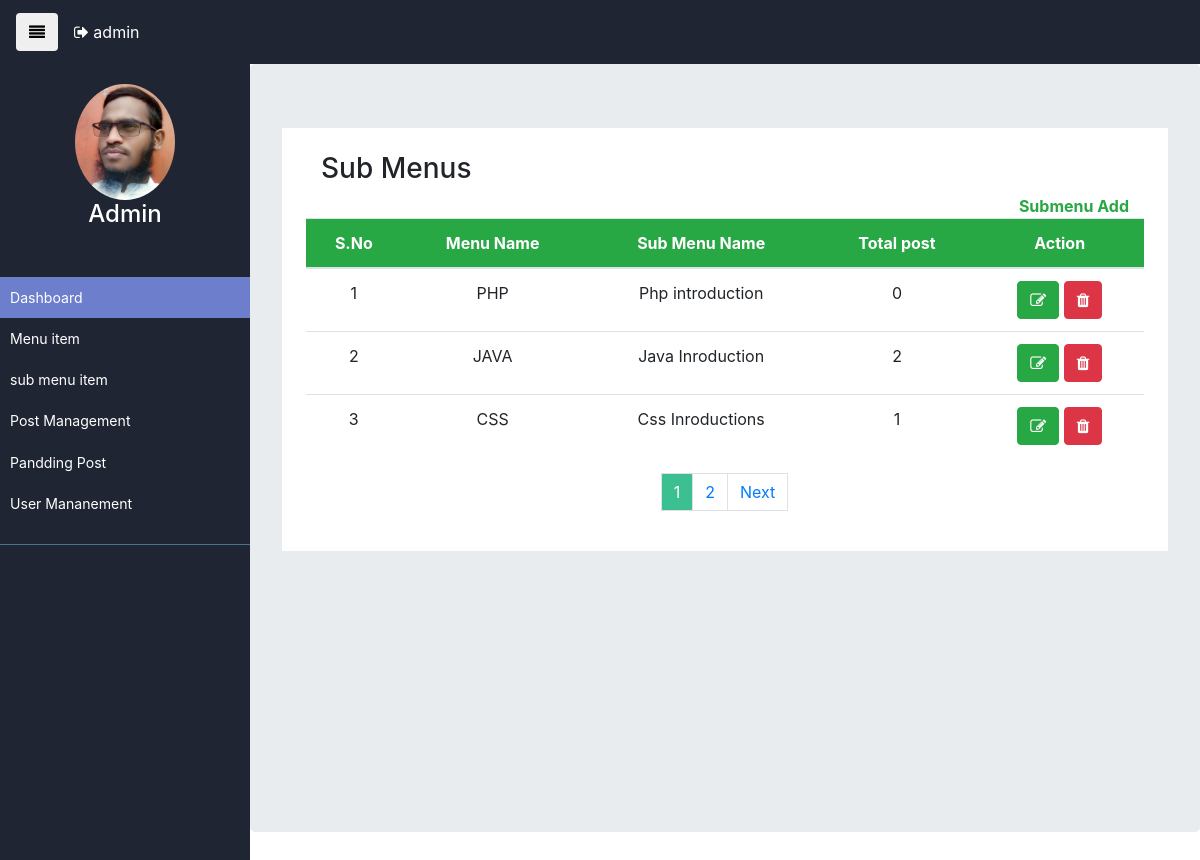
The app's page /admin/submenu.php (signed in) with its own data.
### tables this page shows
CREATE TABLE `sub_menu` (
  `submenu_id` int(11) NOT NULL,
  `menu_id` varchar(20) NOT NULL,
  `submenu_name` varchar(255) NOT NULL,
  `post_count` int(200) NOT NULL
);

CREATE TABLE `menus` (
  `menu_id` int(11) NOT NULL,
  `menu_name` varchar(255) NOT NULL,
  `post_count` varchar(1000) NOT NULL
);

### admin/submenu.php (the view, shortened to what this page needs)
<?php include('includes/top_header.php');?>
<?php include('includes/top_navbar.php');?>
<div class="wrapper">
<?php include('includes/side_navbar.php');?>
    <div id="content" class="jumbotron">
        <div class="container-fluid bg-white p-4">
         <div class="container">
           <h3 class="">Sub Menus</h3>
           <strong><a href="submenu_add.php" class="float-right  text-success">Submenu Add</a></strong>
         </div>
           <table class="table table-hover text-center">
				<thead class="bg-success text-white">
					<tr>
						<th>S.No</th>
						<th>Menu Name</th>
						<th>Sub Menu Name</th>
						<th>Total post</th>
						<th>Action</th>
					</tr>
				</thead>
				<tbody>
<?php
include 'database/db_connect.php';
$pagi_limit = 3;
if (isset($_REQUEST['page'])) {
  $page_numbar = $_REQUEST['page'];
}else{
  $page_numbar = 1;
}
$offset = ($page_numbar -1)* $pagi_limit;
$menulistqry="SELECT sub_menu.submenu_id,sub_menu.submenu_name, sub_menu.post_count, menus.menu_id,menus.menu_name FROM `sub_menu` LEFT JOIN menus ON sub_menu.menu_id = menus.menu_id WHERE submenu_id LIMIT {$offset},{$pagi_limit}";
$menulistres=mysqli_query($con,$menulistqry);
$serial = 1;
while ($menudata=mysqli_fetch_assoc($menulistres)) {
?>
						<tr>
							<td><?php echo $serial++?></td>
							<td><?php echo $menudata['menu_name'];?></td>
							<td><?php echo $menudata['submenu_name'];?></td>
							<td><?php echo $menudata['post_count'];?></td>
							<td>
							  <a class="btn btn-success" href="update_submenu.php?submenu_id=<?php echo $menudata['submenu_id']?>"><i class="fa fa-edit"></i></a>
				              <a class="btn btn-danger" href="delete_submenu.php?id=<?php echo $menudata['submenu_id']?>"><i class="fa fa-trash" aria-hidden="true"></i></a>
				            </td>
							</tr>
<?php
}
?>
				</tbody>
			</table>
<?php
$pagi_post  ="SELECT * FROM sub_menu";
$pagi_query =mysqli_query($con, $pagi_post);
$pagi_result=mysqli_num_rows($pagi_query);
if ($pagi_result) {
  $rec_total  = mysqli_num_rows($pagi_query);
  $page_total = ceil($rec_total/$pagi_limit);
     echo"<ul class='pagination justify-content-center'>";
     for ($i=1; $i <= $page_total; $i++) {
      if ($i== $page_numbar) {
        $active ="active";
      }else{
        $active ="";
      }
      echo'<li  class='.$active.'><a class="page-link" href="submenu.php?page='.$i.'">'.$i.'</a></li>';
   }
   if ($page_total> $page_numbar) {
       echo'<li><a class="page-link" href="submenu.php?page='.($page_numbar+1).'">Next</a></li>';
     }
  echo"</ul>";
 }
?>
        </div>
    </div>
</div>
<?php include('includes/footer.php');?>

### admin/admin.css (style rules this page uses)
a, a:hover, a:focus { color: inherit; text-decoration: none; transition: all 0.3s; }
.wrapper { display: flex; width: 100%; align-items: stretch; }
.wrapper { display: flex; align-items: stretch; }
ul.pagination li.active .page-link { background-color: #3cc091; color: white; }
div#content { width: 100%; }

### records on screen
sub_menu: menu.menu_name "PHP", submenu_name "Php introduction", post_count "0"
sub_menu: menu.menu_name "JAVA", submenu_name "Java Inroduction", post_count "2"
sub_menu: menu.menu_name "CSS", submenu_name "Css Inroductions", post_count "1"

### other values on screen
$_SESSION['user_name'] "admin"
